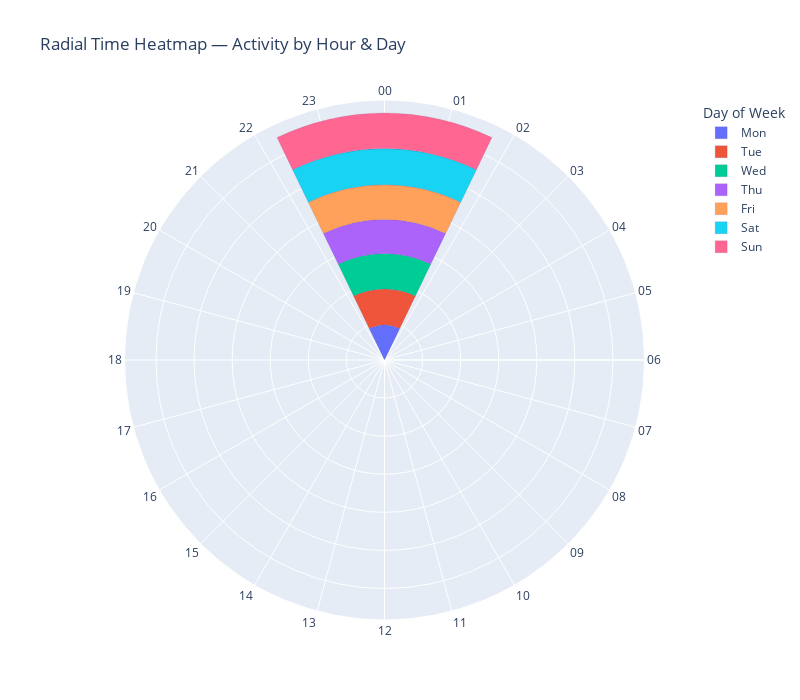

Notebook code for this chart:
### Code cell
import numpy as np, pandas as pd, plotly.graph_objects as go, re

# 1) pick a datetime-like column
dt_col = next((c for c in df_enh.columns if re.search(r"(date|time|timestamp|datetime)", c, re.I)), None)
assert dt_col is not None, "No datetime-like column found."
if not pd.api.types.is_datetime64_any_dtype(df_enh[dt_col]):
    df_enh[dt_col] = pd.to_datetime(df_enh[dt_col], errors="coerce")

tmp = df_enh.dropna(subset=[dt_col]).copy()
tmp["hour"] = tmp[dt_col].dt.hour
tmp["dow"]  = tmp[dt_col].dt.dayofweek  # 0=Mon
M = tmp.pivot_table(index="dow", columns="hour", values=dt_col, aggfunc="count").fillna(0)

# 2) radial coordinates
theta = np.linspace(0, 360, 24, endpoint=False)  # hours around circle
fig = go.Figure()
for i, dow in enumerate(M.index):
    r = (i+1) * np.ones(24)  # ring per day
    z = M.loc[dow].values
    fig.add_trace(go.Barpolar(theta=theta, r=z, name=["Mon","Tue","Wed","Thu","Fri","Sat","Sun"][dow],
                              marker=dict(line=dict(width=0.5, color="rgba(80,60,120,0.25)"))))

fig.update_layout(
    title="Radial Time Heatmap — Activity by Hour & Day",
    polar=dict(
        radialaxis=dict(showticklabels=False, ticks=''),
        angularaxis=dict(direction="clockwise", tickmode="array",
                         tickvals=theta, ticktext=[f"{h:02d}" for h in range(24)])
    ),
    width=800, height=700, legend_title="Day of Week"
)
fig.show()

### Figure 1 — Plotly figure (JSON) as saved in the notebook; plotly's stock layout.template omitted (floating-point values rounded to 4 significant figures)
{"data": [{"marker": {"line": {"color": "rgba(80,60,120,0.25)", "width": 0.5}}, "name": "Mon", "r": [4609], "theta": [0.0, 15.0, 30.0, 45.0, 60.0, 75.0, 90.0, 105.0, 120.0, 135.0, 150.0, 165.0, 180.0, 195.0, 210.0, 225.0, 240.0, 255.0, 270.0, 285.0, 300.0, 315.0, 330.0, 345.0], "type": "barpolar"}, {"marker": {"line": {"color": "rgba(80,60,120,0.25)", "width": 0.5}}, "name": "Tue", "r": [4719], "theta": [0.0, 15.0, 30.0, 45.0, 60.0, 75.0, 90.0, 105.0, 120.0, 135.0, 150.0, 165.0, 180.0, 195.0, 210.0, 225.0, 240.0, 255.0, 270.0, 285.0, 300.0, 315.0, 330.0, 345.0], "type": "barpolar"}, {"marker": {"line": {"color": "rgba(80,60,120,0.25)", "width": 0.5}}, "name": "Wed", "r": [4655], "theta": [0.0, 15.0, 30.0, 45.0, 60.0, 75.0, 90.0, 105.0, 120.0, 135.0, 150.0, 165.0, 180.0, 195.0, 210.0, 225.0, 240.0, 255.0, 270.0, 285.0, 300.0, 315.0, 330.0, 345.0], "type": "barpolar"}, {"marker": {"line": {"color": "rgba(80,60,120,0.25)", "width": 0.5}}, "name": "Thu", "r": [4467], "theta": [0.0, 15.0, 30.0, 45.0, 60.0, 75.0, 90.0, 105.0, 120.0, 135.0, 150.0, 165.0, 180.0, 195.0, 210.0, 225.0, 240.0, 255.0, 270.0, 285.0, 300.0, 315.0, 330.0, 345.0], "type": "barpolar"}, {"marker": {"line": {"color": "rgba(80,60,120,0.25)", "width": 0.5}}, "name": "Fri", "r": [4557], "theta": [0.0, 15.0, 30.0, 45.0, 60.0, 75.0, 90.0, 105.0, 120.0, 135.0, 150.0, 165.0, 180.0, 195.0, 210.0, 225.0, 240.0, 255.0, 270.0, 285.0, 300.0, 315.0, 330.0, 345.0], "type": "barpolar"}, {"marker": {"line": {"color": "rgba(80,60,120,0.25)", "width": 0.5}}, "name": "Sat", "r": [4741], "theta": [0.0, 15.0, 30.0, 45.0, 60.0, 75.0, 90.0, 105.0, 120.0, 135.0, 150.0, 165.0, 180.0, 195.0, 210.0, 225.0, 240.0, 255.0, 270.0, 285.0, 300.0, 315.0, 330.0, 345.0], "type": "barpolar"}, {"marker": {"line": {"color": "rgba(80,60,120,0.25)", "width": 0.5}}, "name": "Sun", "r": [4676], "theta": [0.0, 15.0, 30.0, 45.0, 60.0, 75.0, 90.0, 105.0, 120.0, 135.0, 150.0, 165.0, 180.0, 195.0, 210.0, 225.0, 240.0, 255.0, 270.0, 285.0, 300.0, 315.0, 330.0, 345.0], "type": "barpolar"}], "layout": {"height": 700, "legend": {"title": {"text": "Day of Week"}}, "polar": {"angularaxis": {"direction": "clockwise", "tickmode": "array", "ticktext": ["00", "01", "02", "03", "04", "05", "06", "07", "08", "09", "10", "11", "12", "13", "14", "15", "16", "17", "18", "19", "20", "21", "22", "23"], "tickvals": [0.0, 15.0, 30.0, 45.0, 60.0, 75.0, 90.0, 105.0, 120.0, 135.0, 150.0, 165.0, 180.0, 195.0, 210.0, 225.0, 240.0, 255.0, 270.0, 285.0, 300.0, 315.0, 330.0, 345.0]}, "radialaxis": {"showticklabels": false, "ticks": ""}}, "title": {"text": "Radial Time Heatmap — Activity by Hour & Day"}, "width": 800}}
